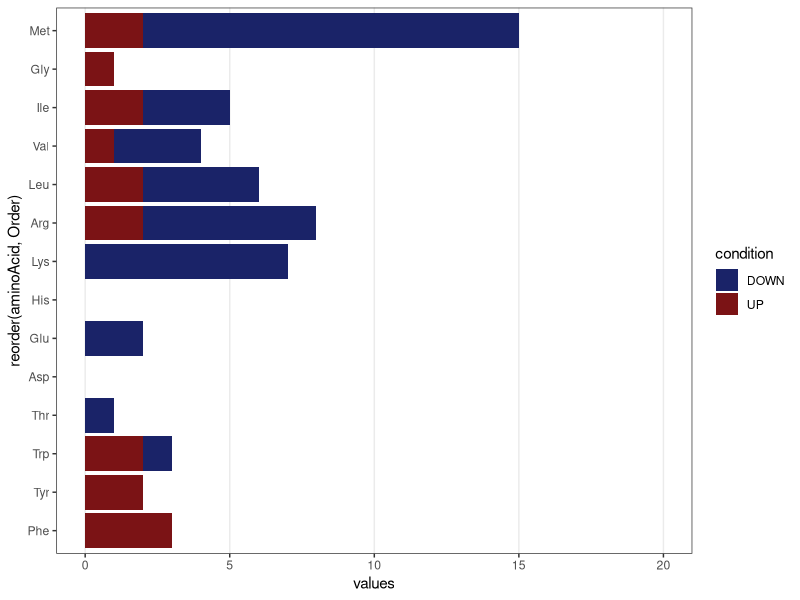
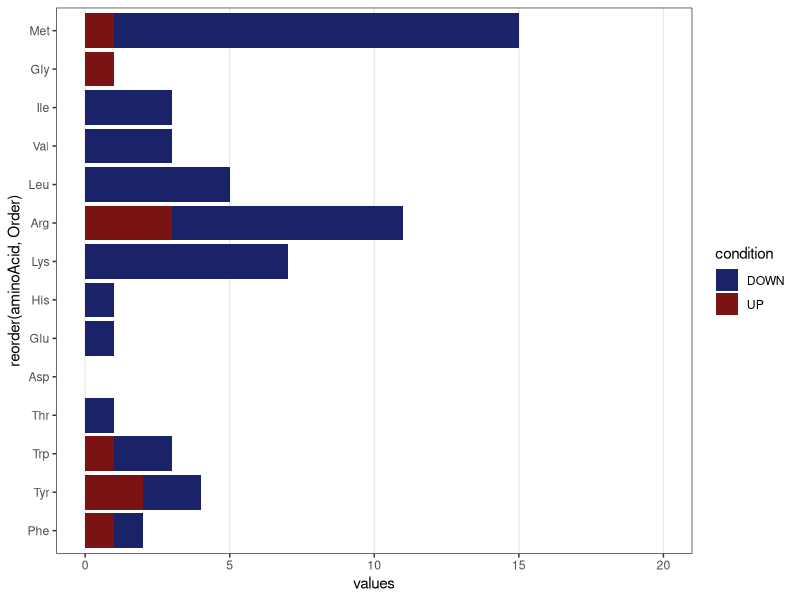

Here is the R script that generated these plots, in order:
# To map significantly changing proteins (both on FC and p-value) to metabolism of amino acids,
# we pull out the proteins listed in pathways of synthesis degradation of each amino acid, from yeastgenome database (SGD).

library(ggplot2)
library(dplyr)

# Define proteins involved in amino acid metabolism
# biosynthesis
Arginine_biosynthesis <- data.frame(c('ARG2','ARG7','ARG5,6','ARG8','ARG3','ARG1','ARG4','CPA1','CPA2'))
colnames(Arginine_biosynthesis) <- c('Protein')
Aspartate_biosynthesis <- data.frame(c('AAT1','AAT2'))
colnames(Aspartate_biosynthesis) <- c('Protein')
Glutamate_biosynthesis <- data.frame(c('GLN1','GLT1','GDH1','GDH3'))
colnames(Glutamate_biosynthesis) <- c('Protein')
Glycine_biosynthesis <- data.frame(c('AGX1','GLY1','SHM1','SHM2'))
colnames(Glycine_biosynthesis) <- c('Protein')
Histidine_biosynthesis <- data.frame(c('HIS1','HIS2','HIS3','HIS4','HIS5','HIS6','HIS7'))
colnames(Histidine_biosynthesis) <- c('Protein')
Isoleucine_biosynthesis <- data.frame(c('ILV1','ILV2','ILV3','ILV5','ILV6','BAT1','BAT2'))
colnames(Isoleucine_biosynthesis) <- c('Protein')
Leucine_biosynthesis <- data.frame(c('LEU1','LEU2','LEU4','LEU9','BAT1','BAT2'))
colnames(Leucine_biosynthesis) <- c('Protein')
Lysine_biosynthesis <- data.frame(c('LYS1','LYS2','LYS4','LYS9','LYS12','LYS20','LYS21'))
colnames(Lysine_biosynthesis) <- c('Protein')
Methionine_biosynthesis <- data.frame(c('MET1','MET2','MET3','MET5','MET6','MET7','MET8','MET10','MET12','MET13','MET14','MET16','MET17','MET18',
                                        'MET22','MET28','HOM2','HOM3','HOM6'))
colnames(Methionine_biosynthesis) <- c('Protein')
Phenylalanine_biosynthesis <- data.frame(c('ARO7','ARO8','ARO9','PHA2'))
colnames(Phenylalanine_biosynthesis) <- c('Protein')
Threonine_biosynthesis <- data.frame(c('HOM2','HOM3','HOM6','THR1','THR4'))
colnames(Threonine_biosynthesis) <- c('Protein')
Tryptophan_biosynthesis <- data.frame(c('TRP1','TRP2','TRP3','TRP4','TRP5'))
colnames(Tryptophan_biosynthesis) <- c('Protein')
Tyrosine_biosynthesis <- data.frame(c('ARO7','ARO8','ARO9','TYR1'))
colnames(Tyrosine_biosynthesis) <- c('Protein')
Valine_biosynthesis <- data.frame(c('ILV2','ILV3','ILV5','ILV6','BAT1','BAT2'))
colnames(Valine_biosynthesis) <- c('Protein')

# degradation
Arginine_degradation <- data.frame(c('CAR1','CAR2','PRO3','DUR1,2'))
colnames(Arginine_degradation) <- c('Protein')
Aspartate_degradation <- data.frame(c('NO'))
colnames(Aspartate_degradation) <- c('Protein')
Glutamate_degradation <- data.frame(c('GDH2','GAD1','UGA1','UGA2')) 
colnames(Glutamate_degradation) <- c('Protein')
Glycine_degradation <- data.frame(c('LPD1','GCV1','GCV2','GCV3'))
colnames(Glycine_degradation) <- c('Protein')
Histidine_degradation <- data.frame(c('NO'))
colnames(Histidine_degradation) <- c('Protein')
Isoleucine_degradation <- data.frame(c('THI3','ARO10','PDC1','PDC5','PDC6','SFA1','ADH5','ADH4'))
colnames(Isoleucine_degradation) <- c('Protein')
Leucine_degradation <- data.frame(c('THI3','ARO10','SFA1','ADH5','ADH4'))
colnames(Leucine_degradation) <- c('Protein')
Lysine_degradation <- data.frame(c('NO'))
colnames(Lysine_degradation) <- c('Protein')
Methionine_degradation <- data.frame(c('ADI1','UTR4','MDE1','MRI1','MEU1','SPE2','SPE3','SPE4','SAM1','SAM2','ARO8','ARO9','ARO10')) 
colnames(Methionine_degradation) <- c('Protein')
Phenylalanine_degradation <- data.frame(c('ARO9','ARO8','HIS5','ARO10','PDC1','PDC5','PDC6','SFA1','ADH4','ADH5'))
colnames(Phenylalanine_degradation) <- c('Protein')
Threonine_degradation <- data.frame(c('CHA1'))
colnames(Threonine_degradation) <- c('Protein')
Tryptophan_degradation <- data.frame(c('ARO8','ARO9','ARO10','PDC1','PDC5','PDC6','ADH1','ADH2','ADH3','BNA1','BNA2','BNA3','BNA4','BNA5','BNA6','BNA7'))
colnames(Tryptophan_degradation) <- c('Protein')
Tyrosine_degradation <- data.frame(c('ARO8','ARO9','PDC1','PDC5','PDC6','ADH1','ADH2','ADH3','ADH4','ADH5'))
colnames(Tyrosine_degradation) <- c('Protein')
Valine_degradation <- data.frame(c('BAT1','BAT2','PDC1','PDC5','PDC6','SFA1','ADH5','ADH4'))
colnames(Valine_degradation) <- c('Protein')

Arginine_metabolism <- unique(rbind(Arginine_biosynthesis,Arginine_degradation))
Aspartate_metabolism <- unique(rbind(Aspartate_biosynthesis,Aspartate_degradation))
Glutamate_metabolism <- unique(rbind(Glutamate_biosynthesis,Glutamate_degradation))
Glycine_metabolism <- unique(rbind(Glycine_biosynthesis,Glycine_degradation))
Histidine_metabolism <- unique(rbind(Histidine_biosynthesis,Histidine_degradation))
Isoleucine_metabolism <- unique(rbind(Isoleucine_biosynthesis,Isoleucine_degradation))
Leucine_metabolism <- unique(rbind(Leucine_biosynthesis,Leucine_degradation))
Lysine_metabolism <- unique(rbind(Lysine_biosynthesis,Lysine_degradation))
Methionine_metabolism <- unique(rbind(Methionine_biosynthesis,Methionine_degradation))
Phenylalanine_metabolism <- unique(rbind(Phenylalanine_biosynthesis,Phenylalanine_degradation))
Threonine_metabolism <- unique(rbind(Threonine_biosynthesis,Threonine_degradation))
Tryptophan_metabolism <- unique(rbind(Tryptophan_biosynthesis,Tryptophan_degradation))
Tyrosine_metabolism <- unique(rbind(Tyrosine_biosynthesis,Tyrosine_degradation))
Valine_metabolism <- unique(rbind(Valine_biosynthesis,Valine_degradation))

# Perform statistical testing - aerobic data
# Load data
input_data_aerobic <- read.csv('glu_proteomics_aerobic.csv',header = TRUE,sep = ',',dec = '.')[,c(1,6,7,4,5,2,3)]

nr_rows_aerobic <- nrow(input_data_aerobic)
all_aerobic <- as.data.frame(matrix(0,nrow=nr_rows_aerobic,ncol=6))

# Define from which column in the input-data set that different names related to the examined protein should be taken
accession_variable <- 1
prot_name_variable <- 7
gene_name_variable <- 6

for (i in c(1:nr_rows_aerobic)){
  
  # T-test the difference in abundancy of a protein between minimal and rich, in aerobic
  ttesting_row_aerobic <- t.test(c(as.numeric(log2(input_data_aerobic[i,2:3]))),c(as.numeric(log2(input_data_aerobic[i,4:5]))),alternative='t',paired=FALSE)
  
  # Calculate the log2(FC)
  rich_mean_aerobic <- mean(c(as.numeric(input_data_aerobic[i,2]),as.numeric(input_data_aerobic[i,3])))
  min_mean_aerobic <- mean(c(as.numeric(input_data_aerobic[i,4]),as.numeric(input_data_aerobic[i,5])))
  ratio_rich_min_aerobic <- rich_mean_aerobic/min_mean_aerobic
  log2_fold_change_aerobic <- log2(ratio_rich_min_aerobic)
  
  # Collect the average mass of the protein, in minimal medium samples
  mass_average_min_aerobic <- mean(c(as.numeric(input_data_aerobic[i,4])*100,as.numeric(input_data_aerobic[i,5])*100))
  
  # Collect the information computed above
  all_aerobic[i,1] <- as.character(input_data_aerobic[i,accession_variable])
  all_aerobic[i,2] <- as.character(input_data_aerobic[i,prot_name_variable])
  all_aerobic[i,3] <- as.character(input_data_aerobic[i,gene_name_variable])
  all_aerobic[i,4] <- log2_fold_change_aerobic
  all_aerobic[i,5] <- ttesting_row_aerobic$p.value
  all_aerobic[i,6] <- mass_average_min_aerobic
  
}

colnames(all_aerobic) <- c('Accession','Protein','Gene','log2FC','P_value','Average_mass_minimal')

upreg_aerobic <- all_aerobic[all_aerobic$log2FC > 1 & all_aerobic$P_value < 0.05,]
downreg_aerobic <- all_aerobic[all_aerobic$log2FC < (-1) & all_aerobic$P_value < 0.05,]

# Get proteins with significantly regulated expression
Arginine_signUp <- merge(upreg_aerobic,Arginine_metabolism)
Arginine_signDown <- merge(downreg_aerobic,Arginine_metabolism)
Aspartate_signUp <- merge(upreg_aerobic,Aspartate_metabolism)
Aspartate_signDown <- merge(downreg_aerobic,Aspartate_metabolism)
Glutamate_signUp <- merge(upreg_aerobic,Glutamate_metabolism)
Glutamate_signDown <- merge(downreg_aerobic,Glutamate_metabolism)
Glycine_signUp <- merge(upreg_aerobic,Glycine_metabolism)
Glycine_signDown <- merge(downreg_aerobic,Glycine_metabolism)
Histidine_signUp <- merge(upreg_aerobic,Histidine_metabolism)
Histidine_signDown <- merge(downreg_aerobic,Histidine_metabolism)
Isoleucine_signUp <- merge(upreg_aerobic,Isoleucine_metabolism)
Isoleucine_signDown <- merge(downreg_aerobic,Isoleucine_metabolism)
Leucine_signUp <- merge(upreg_aerobic,Leucine_metabolism)
Leucine_signDown <- merge(downreg_aerobic,Leucine_metabolism)
Lysine_signUp <- merge(upreg_aerobic,Lysine_metabolism)
Lysine_signDown <- merge(downreg_aerobic,Lysine_metabolism)
Methionine_signUp <- merge(upreg_aerobic,Methionine_metabolism)
Methionine_signDown <- merge(downreg_aerobic,Methionine_metabolism)
Phenylalanine_signUp <- merge(upreg_aerobic,Phenylalanine_metabolism)
Phenylalanine_signDown <- merge(downreg_aerobic,Phenylalanine_metabolism)
Threonine_signUp <- merge(upreg_aerobic,Threonine_metabolism)
Threonine_signDown <- merge(downreg_aerobic,Threonine_metabolism)
Tryptophan_signUp <- merge(upreg_aerobic,Tryptophan_metabolism)
Tryptophan_signDown <- merge(downreg_aerobic,Tryptophan_metabolism)
Tyrosine_signUp <- merge(upreg_aerobic,Tyrosine_metabolism)
Tyrosine_signDown <- merge(downreg_aerobic,Tyrosine_metabolism)
Valine_signUp <- merge(upreg_aerobic,Valine_metabolism)
Valine_signDown <- merge(downreg_aerobic,Valine_metabolism)

# Create dataset for plotting
aminoAcid <-  c(rep('Arg',2), rep('Asp',2), rep('Glu',2), rep('Gly',2), rep('His',2),
              rep('Ile',2), rep('Leu',2), rep('Lys',2), rep('Met',2), rep('Phe',2),
              rep('Thr',2), rep('Trp',2), rep('Tyr',2), rep('Val',2))
condition <- rep(c('UP','DOWN'),14)
values <- c(nrow(Arginine_signUp),nrow(Arginine_signDown),nrow(Aspartate_signUp),nrow(Aspartate_signDown),
            nrow(Glutamate_signUp),nrow(Glutamate_signDown),nrow(Glycine_signUp),nrow(Glycine_signDown),
            nrow(Histidine_signUp),nrow(Histidine_signDown),nrow(Isoleucine_signUp),nrow(Isoleucine_signDown),
            nrow(Leucine_signUp),nrow(Leucine_signDown),nrow(Lysine_signUp),nrow(Lysine_signDown),
            nrow(Methionine_signUp),nrow(Methionine_signDown),nrow(Phenylalanine_signUp),nrow(Phenylalanine_signDown),
            nrow(Threonine_signUp),nrow(Threonine_signDown),nrow(Tryptophan_signUp),nrow(Tryptophan_signDown),
            nrow(Tyrosine_signUp),nrow(Tyrosine_signDown),nrow(Valine_signUp),nrow(Valine_signDown))
AAmetabolism_aerobic <- data.frame(aminoAcid,condition,values)
AAmetabolism_aerobic[,4] <- as.numeric(c(9,9,5,5,6,6,13,13,7,7,12,12,10,10,8,8,14,14,1,1,4,4,3,3,2,2,11,11))
colnames(AAmetabolism_aerobic)[4] <- c('Order')

ggplot(AAmetabolism_aerobic, aes(fill=condition, y=values, x=reorder(aminoAcid, Order))) + 
  geom_bar(position="stack", stat="identity") +
  coord_flip() +
  theme_bw() +
  theme(panel.grid.minor.x = element_blank()) +
  theme(panel.grid.minor.y = element_blank()) +
  theme(panel.grid.major.y = element_blank()) +
  scale_y_continuous(breaks=c(0,5,10,15,20),limits=c(0,20)) +
  scale_fill_manual(values = c(rgb(26,35,104, max=255),rgb(123,19,21,max=255)))

# Perform statistical testing - anaerobic data
# Load data
input_data_anaerobic <- read.csv('glu_proteomics_anaerobic.csv',header = TRUE,sep = ',',dec = '.')[,c(1,7,8,9,4,5,6,2,3)]

nr_rows_anaerobic <- nrow(input_data_anaerobic)
all_anaerobic <- as.data.frame(matrix(0,nrow=nr_rows_anaerobic,ncol=6))


# Define from which column in the input-data set that different names related to the examined protein should be taken
accession_variable <- 1
prot_name_variable <- 9
gene_name_variable <- 8

for (i in c(1:nr_rows_anaerobic)){
  
  # T-test the difference in abundancy of a protein between minimal and rich, in anaerobic
  ttesting_row_anaerobic <- t.test(c(as.numeric(log2(input_data_anaerobic[i,2:4]))),c(as.numeric(log2(input_data_anaerobic[i,5:7]))),alternative='t',paired=FALSE)
  
  # Calculate the log2(FC)
  rich_mean_anaerobic <- mean(c(as.numeric(input_data_anaerobic[i,2]),as.numeric(input_data_anaerobic[i,3]),as.numeric(input_data_anaerobic[i,4])))
  min_mean_anaerobic <- mean(c(as.numeric(input_data_anaerobic[i,5]),as.numeric(input_data_anaerobic[i,6]),as.numeric(input_data_anaerobic[i,7])))
  ratio_rich_min_anaerobic <- rich_mean_anaerobic/min_mean_anaerobic
  log2_fold_change_anaerobic <- log2(ratio_rich_min_anaerobic)
  
  # Collect the average mass of the protein, in minimal medium samples
  mass_average_min_anaerobic <- mean(c(as.numeric(input_data_anaerobic[i,5])*100,as.numeric(input_data_anaerobic[i,6])*100,as.numeric(input_data_anaerobic[i,7])*100))
  
  # Collect the information computed above
  all_anaerobic[i,1] <- as.character(input_data_anaerobic[i,accession_variable])
  all_anaerobic[i,2] <- as.character(input_data_anaerobic[i,prot_name_variable])
  all_anaerobic[i,3] <- as.character(input_data_anaerobic[i,gene_name_variable])
  all_anaerobic[i,4] <- log2_fold_change_anaerobic
  all_anaerobic[i,5] <- ttesting_row_anaerobic$p.value
  all_anaerobic[i,6] <- mass_average_min_anaerobic
  
}

colnames(all_anaerobic) <- c('Accession','Protein','Gene','log2FC','P_value','Average_mass_minimal')

# Perform FDR correction using the Benjamini-Hochberg method
adj_pvalues_anaerobic <- p.adjust(all_anaerobic$P_value, method = 'fdr', n = nrow(all_anaerobic))
all_anaerobic <- all_anaerobic %>%
  mutate(adj_p_values = adj_pvalues_anaerobic)

upreg_anaerobic <- all_anaerobic[all_anaerobic$log2FC > 1 & all_anaerobic$adj_p_values < 0.05,]
downreg_anaerobic <- all_anaerobic[all_anaerobic$log2FC < (-1) & all_anaerobic$adj_p_values < 0.05,]

# Get proteins with significantly regulated expression
Arginine_signUp <- merge(upreg_anaerobic,Arginine_metabolism)
Arginine_signDown <- merge(downreg_anaerobic,Arginine_metabolism)
Aspartate_signUp <- merge(upreg_anaerobic,Aspartate_metabolism)
Aspartate_signDown <- merge(downreg_anaerobic,Aspartate_metabolism)
Glutamate_signUp <- merge(upreg_anaerobic,Glutamate_metabolism)
Glutamate_signDown <- merge(downreg_anaerobic,Glutamate_metabolism)
Glycine_signUp <- merge(upreg_anaerobic,Glycine_metabolism)
Glycine_signDown <- merge(downreg_anaerobic,Glycine_metabolism)
Histidine_signUp <- merge(upreg_anaerobic,Histidine_metabolism)
Histidine_signDown <- merge(downreg_anaerobic,Histidine_metabolism)
Isoleucine_signUp <- merge(upreg_anaerobic,Isoleucine_metabolism)
Isoleucine_signDown <- merge(downreg_anaerobic,Isoleucine_metabolism)
Leucine_signUp <- merge(upreg_anaerobic,Leucine_metabolism)
Leucine_signDown <- merge(downreg_anaerobic,Leucine_metabolism)
Lysine_signUp <- merge(upreg_anaerobic,Lysine_metabolism)
Lysine_signDown <- merge(downreg_anaerobic,Lysine_metabolism)
Methionine_signUp <- merge(upreg_anaerobic,Methionine_metabolism)
Methionine_signDown <- merge(downreg_anaerobic,Methionine_metabolism)
Phenylalanine_signUp <- merge(upreg_anaerobic,Phenylalanine_metabolism)
Phenylalanine_signDown <- merge(downreg_anaerobic,Phenylalanine_metabolism)
Threonine_signUp <- merge(upreg_anaerobic,Threonine_metabolism)
Threonine_signDown <- merge(downreg_anaerobic,Threonine_metabolism)
Tryptophan_signUp <- merge(upreg_anaerobic,Tryptophan_metabolism)
Tryptophan_signDown <- merge(downreg_anaerobic,Tryptophan_metabolism)
Tyrosine_signUp <- merge(upreg_aerobic,Tyrosine_metabolism)
Tyrosine_signDown <- merge(downreg_anaerobic,Tyrosine_metabolism)
Valine_signUp <- merge(upreg_anaerobic,Valine_metabolism)
Valine_signDown <- merge(downreg_anaerobic,Valine_metabolism)

# Create dataset for plotting
aminoAcid <-  c(rep('Arg',2), rep('Asp',2), rep('Glu',2), rep('Gly',2), rep('His',2),
                rep('Ile',2), rep('Leu',2), rep('Lys',2), rep('Met',2), rep('Phe',2),
                rep('Thr',2), rep('Trp',2), rep('Tyr',2), rep('Val',2))
condition <- rep(c('UP','DOWN'),14)
values <- c(nrow(Arginine_signUp),nrow(Arginine_signDown),nrow(Aspartate_signUp),nrow(Aspartate_signDown),
            nrow(Glutamate_signUp),nrow(Glutamate_signDown),nrow(Glycine_signUp),nrow(Glycine_signDown),
            nrow(Histidine_signUp),nrow(Histidine_signDown),nrow(Isoleucine_signUp),nrow(Isoleucine_signDown),
            nrow(Leucine_signUp),nrow(Leucine_signDown),nrow(Lysine_signUp),nrow(Lysine_signDown),
            nrow(Methionine_signUp),nrow(Methionine_signDown),nrow(Phenylalanine_signUp),nrow(Phenylalanine_signDown),
            nrow(Threonine_signUp),nrow(Threonine_signDown),nrow(Tryptophan_signUp),nrow(Tryptophan_signDown),
            nrow(Tyrosine_signUp),nrow(Tyrosine_signDown),nrow(Valine_signUp),nrow(Valine_signDown))
AAmetabolism_anaerobic <- data.frame(aminoAcid,condition,values)
AAmetabolism_anaerobic[,4] <- as.numeric(c(9,9,5,5,6,6,13,13,7,7,12,12,10,10,8,8,14,14,1,1,4,4,3,3,2,2,11,11))
colnames(AAmetabolism_anaerobic)[4] <- c('Order')

ggplot(AAmetabolism_anaerobic, aes(fill=condition, y=values, x=reorder(aminoAcid, Order))) + 
  geom_bar(position="stack", stat="identity") +
  coord_flip() +
  theme_bw() +
  theme(panel.grid.minor.x = element_blank()) +
  theme(panel.grid.minor.y = element_blank()) +
  theme(panel.grid.major.y = element_blank()) +
  scale_y_continuous(breaks=c(0,5,10,15,20),limits=c(0,20)) +
  scale_fill_manual(values = c(rgb(26,35,104, max=255),rgb(123,19,21,max=255)))






